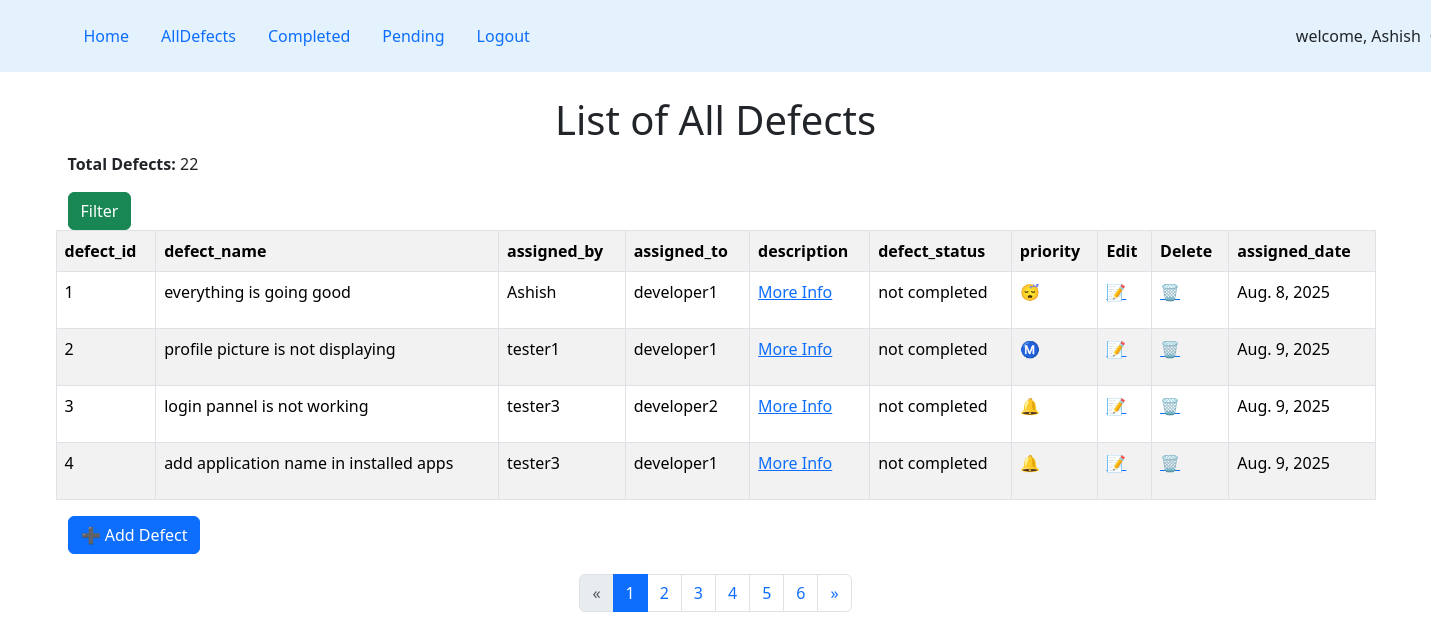
Screenshot of /defects/ (signed in) with the database file from the repository.
### defects/models.py (models this page shows, shortened)
class Defects_details(models.Model):
    defect_id = models.CharField(max_length=100)
    defect_name = models.CharField(max_length=100)
    assigned_by = models.ForeignKey(User, on_delete=models.CASCADE, related_name='assigned_defects')
    assigned_to = models.ForeignKey(User, on_delete=models.CASCADE, related_name='received_defects')
    description = models.TextField()
    defect_status = models.CharField(max_length=100)
    priority = models.CharField(max_length=100)
    assigned_date = models.DateField(auto_now_add=True)

### defects/views.py (the view)
# urls.py: path('',views.alldefects,name='alldefects'),
@login_required(login_url='login')
def alldefects(request):
    data = Defects_details.objects.all()
    total_defects = data.count()
    paginator = Paginator(data,4)
    page_name = request.GET.get('pg')
    data = paginator.get_page(page_name)
    try:
        test = testers.objects.get(tester_name=request.user)
    except testers.DoesNotExist:
        test = None
    return render(request,'defects/alldefects.html',{'data':data,'test':test,'total_defects':total_defects,})

### templates/defects/alldefects.html
{% extends 'defects/base.html' %}
{% block content %}
    <div class="container">
        <div class="jumbotron">
            <h1 style="text-align: center;">List of All Defects</h1>
            <p><strong>Total Defects:</strong> {{ total_defects }}</p>
            <a href="{% url 'filterdefect' %}" class="btn btn-success">Filter</a>
            <div class="row">
            <table class="table table-bordered table-striped table-hover">
                <tr>
                    <th>defect_id</th>
                    <th>defect_name</th>
                    <th>assigned_by</th>
                    <th>assigned_to</th>
                    <th>description</th>
                    <th>defect_status</th>
                    <th>priority</th>
                    {% if test.is_admin == True %}
                        <th>Edit</th>
                        <th>Delete</th>
                    {% endif %}
                    <th>assigned_date</th>
                </tr>
                {% for i in data %}
                <tr>
                    <td>{{ i.defect_id }}</td>
                    <td>{{ i.defect_name }}</td>
                    <td>{{ i.assigned_by }}</td>
                    <td>{{ i.assigned_to }}</td>
                    <td><a href="{{i.id}}">More Info</a></td>
                    <td>{{ i.defect_status }}</td>
                    <td>
                    {% if i.priority == 'High' %}
                        <p>🔔</p>
                    {% elif i.priority == 'Medium' %}
                        <p>Ⓜ️</p>
                    {% else %}
                        <p>😴</p>
                    {% endif %}
                    </td>
                    {% if test.is_admin == True %}
                        <td><a href="{% url 'edit' i.id %}">📝</a></td>
                        <td><a href="{% url 'delete' i.id %}" onclick="return confirm('Are you sure you want to delete this defect?');">🗑️</a></td>
                        {% endif %}
                    <td>{{ i.assigned_date }}</td>
                </tr>
                {% endfor %}
            </table>
            {% if test.is_admin == True %}
            <div style="text-align: left; margin-bottom: 20px;">
                <a href="{% url 'add' %}" class="btn btn-primary">➕ Add Defect</a>
            </div>
        {% endif %}
        </div>
        </div>
    </div>
<nav aria-label="Page navigation example">
  <ul class="pagination justify-content-center">
    {% if data.has_previous %}
      <li class="page-item">
        <a class="page-link" href="?pg={{ data.previous_page_number }}" aria-label="Previous">
          <span aria-hidden="true">&laquo;</span>
        </a>
      </li>
    {% else %}
      <li class="page-item disabled"><span class="page-link">&laquo;</span></li>
    {% endif %}
    {% for page_num in data.paginator.page_range %}
      <li class="page-item {% if page_num == data.number %}active{% endif %}">
        <a class="page-link" href="?pg={{ page_num }}">{{ page_num }}</a>
      </li>
    {% endfor %}
    {% if data.has_next %}
      <li class="page-item">
        <a class="page-link" href="?pg={{ data.next_page_number }}" aria-label="Next">
          <span aria-hidden="true">&raquo;</span>
        </a>
      </li>
    {% else %}
      <li class="page-item disabled"><span class="page-link">&raquo;</span></li>
    {% endif %}
  </ul>
</nav>
{% endblock %}

### templates/defects/base.html (shortened to what this page needs)
<!DOCTYPE html>
<html lang="en">
    {% load crispy_forms_tags %}
<head>
    <link href="https://cdn.jsdelivr.net/npm/bootstrap@5.3.7/dist/css/bootstrap.min.css" rel="stylesheet">
    <link rel="stylesheet" href="https://cdn.jsdelivr.net/npm/bootstrap-icons@1.13.1/font/bootstrap-icons.min.css">
</head>
<body>
    <nav class="navbar" style="background-color: #e3f2fd;" data-bs-theme="light">
        <div class="container">
            <ul class="nav navbar">
                <li class="nav-item"><a class="nav-link" href="{% url 'home' %}">Home</a></li>
                <li class="nav-item"><a class="nav-link" href="{% url 'alldefects' %}">AllDefects</a></li>
                <li class="nav-item"><a class="nav-link" href="{% url 'completed' %}">Completed</a></li>
                <li class="nav-item"><a class="nav-link" href="{% url 'pending' %}">Pending</a></li>
                <li class="nav-item"><a class="nav-link" href="{% url 'logout' %}">Logout</a></li>
                <li class="nav-item" style="position: relative; left:750px" >  welcome, {{user.username}}</li>
            </ul>
        </div>
    </nav>
    <br>
{% block content %}
{% endblock %}
</body>
</html>

### rows the page displays
Defects_details: defect_id "1", defect_name "everything is going good", assigned_by "Ashish", assigned_to "developer1", defect_status "not completed", assigned_date "Aug. 8, 2025"
Defects_details: defect_id "2", defect_name "profile picture is not displaying", assigned_by "tester1", assigned_to "developer1", defect_status "not completed", assigned_date "Aug. 9, 2025"
Defects_details: defect_id "3", defect_name "login pannel is not working", assigned_by "tester3", assigned_to "developer2", defect_status "not completed", assigned_date "Aug. 9, 2025"
Defects_details: defect_id "4", defect_name "add application name in installed apps", assigned_by "tester3", assigned_to "developer1", defect_status "not completed", assigned_date "Aug. 9, 2025"

### other values shown
{{ user.username }} "Ashish"
{{ total_defects }} "22"
{{ page_num }} "1" "2" "3" "4" "5" "6"
